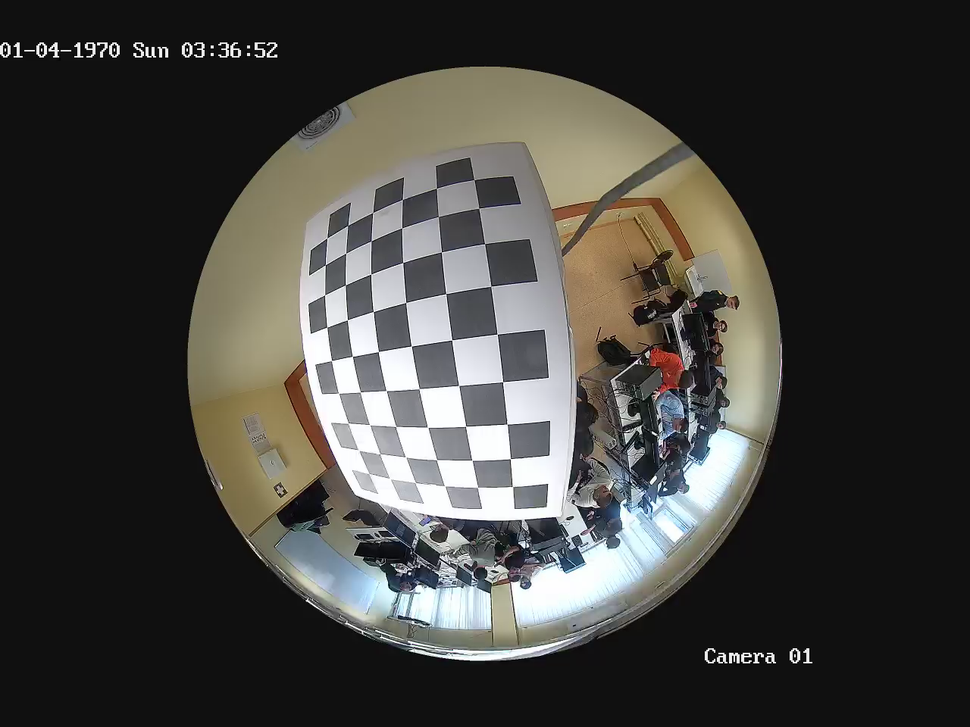
#> input picture images/frame10.png, 970 x 727 px, shrunk from 1280 x 960 before the run, given in place of the camera
$ python see5.py
#> lines starting #> are read from the running program, lines starting #| are printed output that depends on the picture; after the words box and inside, x2 and y2 are one past the last pixel; in counts of white or black regions, pixels touching at a corner belong together
import cv2
import numpy as np

#cap = cv2.VideoCapture("C:/Users/admin/Desktop/Mash/robotCam_1.avi")
#cap = cv2.VideoCapture(0)

def nothing(args): pass

cv2.namedWindow("setup")
cv2.createTrackbar("b1", "setup", 0, 255, nothing)
cv2.createTrackbar("g1", "setup", 0, 255, nothing)
cv2.createTrackbar("r1", "setup", 88, 255, nothing)
cv2.createTrackbar("b2", "setup", 148, 255, nothing)
cv2.createTrackbar("g2", "setup", 158, 255, nothing)
cv2.createTrackbar("r2", "setup", 255, 255, nothing)

fn = cv2.VideoCapture(0)


while True:
    ret, img = fn.read()
#> img is the input picture: shape (727, 970, 3); mean B, G, R 61.4, 65.2, 66.1
    img = cv2.medianBlur(img, 11)
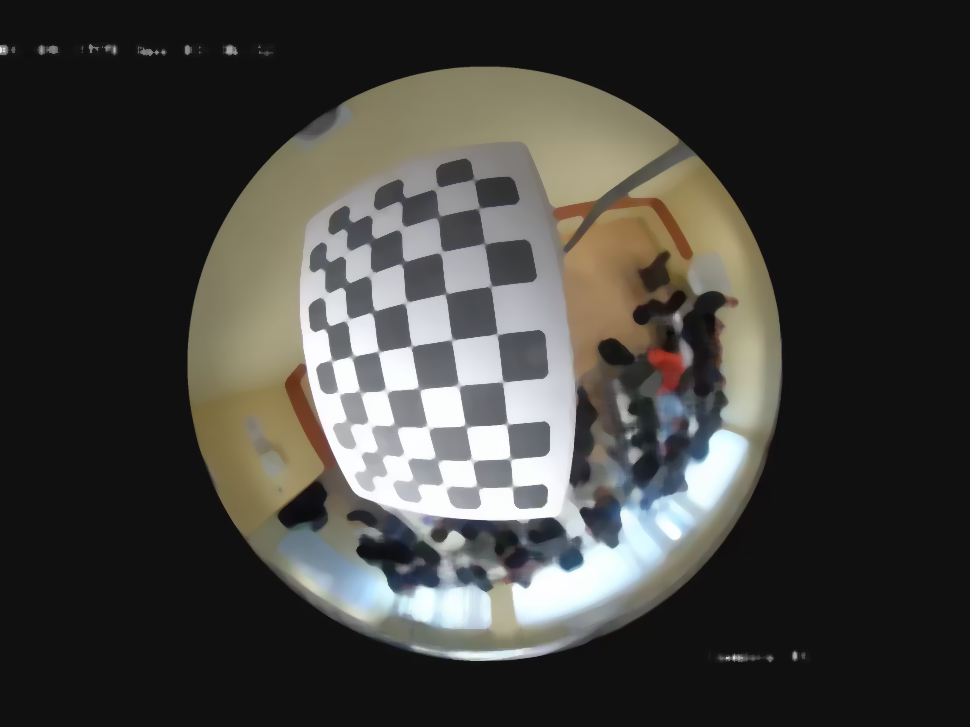
#> img: shape (727, 970, 3); mean B, G, R 61, 64.7, 65.7

    r1 = cv2.getTrackbarPos('r1', 'setup')
    g1 = cv2.getTrackbarPos('g1', 'setup')
    b1 = cv2.getTrackbarPos('b1', 'setup')
    r2 = cv2.getTrackbarPos('r2', 'setup')
    g2 = cv2.getTrackbarPos('g2', 'setup')
    b2 = cv2.getTrackbarPos('b2', 'setup')

    min_p = (b1, g1, r1)
    max_p = (b2, g2, r2)

    img_g = cv2.inRange(img, min_p, max_p)
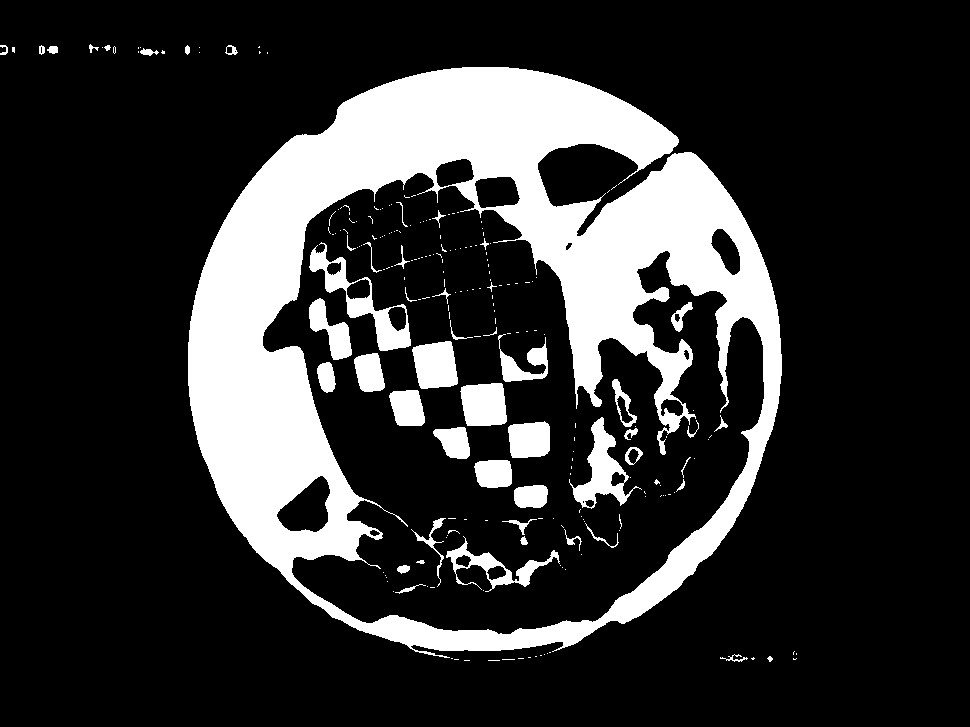
#> img_g: shape (727, 970); 19.8% white; 228 white regions (176 under 20 px), largest, box (x1, y1, x2, y2) and area: (188, 67, 782, 658) 118126, (309, 242, 411, 351) 2478, (569, 417, 642, 509) 2159
    result = cv2.bitwise_and(img, img, mask=img_g)
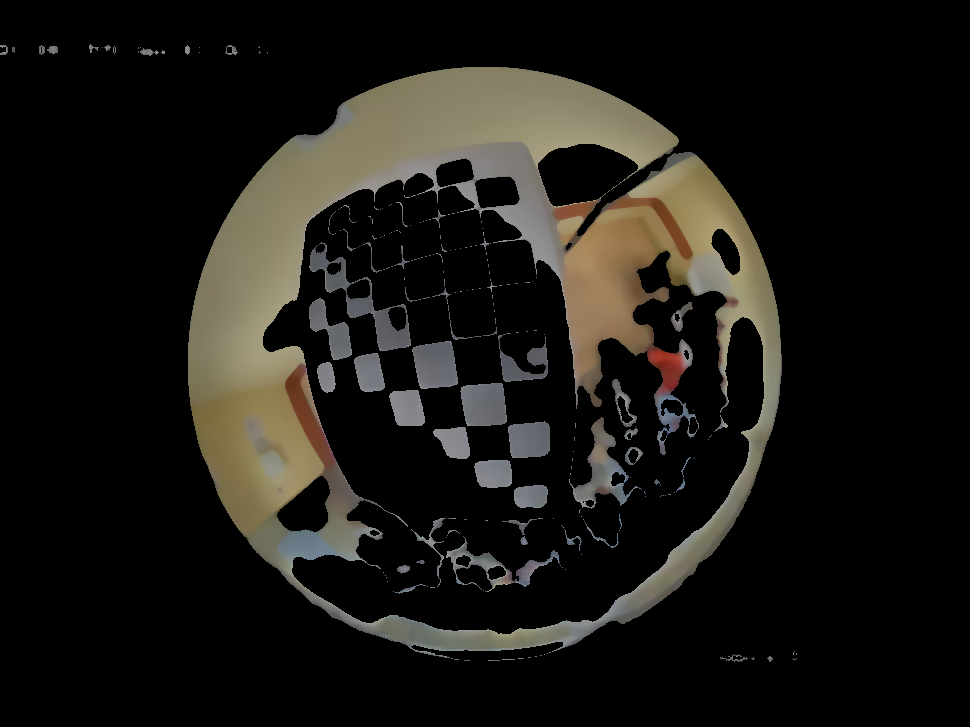
#> result: shape (727, 970, 3); mean B, G, R 20.3, 24.5, 26.2

    cv2.imshow("or", img)
    cv2.imshow("mask", img_g)
    cv2.imshow("result", result)

    if cv2.waitKey(33) & 0xFF == ord('q'):
#> (key q is pressed here)
         break

fn.release()
cv2.destroyAllWindows()

$ run again, on images/frame110.png
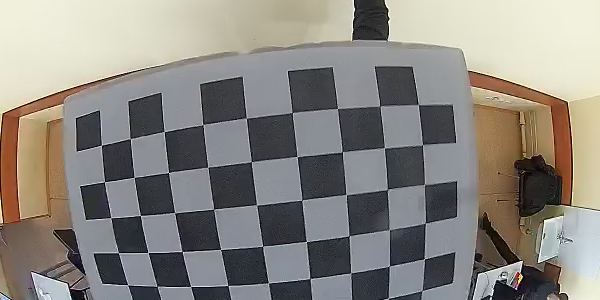
#> input picture images/frame110.png, 600 x 300 px, given in place of the camera
#> img is the input picture: shape (300, 600, 3); mean B, G, R 129.2, 134.8, 138.8
#> `img_g = cv2.inRange(img, min_p, max_p)`:
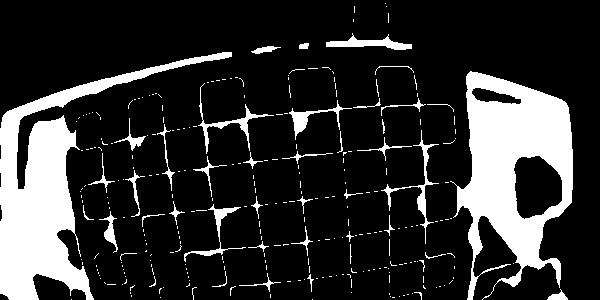
#> img_g: shape (300, 600); 18.6% white; 286 white regions (243 under 20 px), largest, box (x1, y1, x2, y2) and area: (450, 71, 573, 300) 13807, (0, 52, 232, 300) 13598, (381, 130, 439, 244) 603
#> `result = cv2.bitwise_and(img, img, mask=img_g)`:
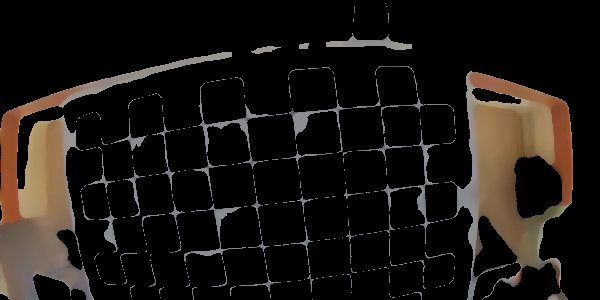
#> result: shape (300, 600, 3); mean B, G, R 17.9, 21.4, 25.8

$ run again, on images/frame111.png
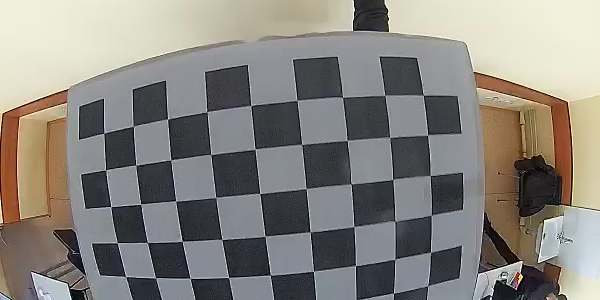
#> input picture images/frame111.png, 600 x 300 px, given in place of the camera
#> img is the input picture: shape (300, 600, 3); mean B, G, R 127, 132.1, 135.9
#> `img_g = cv2.inRange(img, min_p, max_p)`:
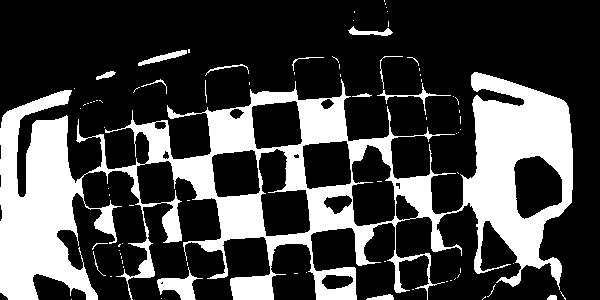
#> img_g: shape (300, 600); 27.2% white; 81 white regions (65 under 20 px), largest, box (x1, y1, x2, y2) and area: (0, 72, 573, 300) 46758, (157, 267, 203, 300) 622, (138, 50, 187, 66) 255
#> `result = cv2.bitwise_and(img, img, mask=img_g)`:
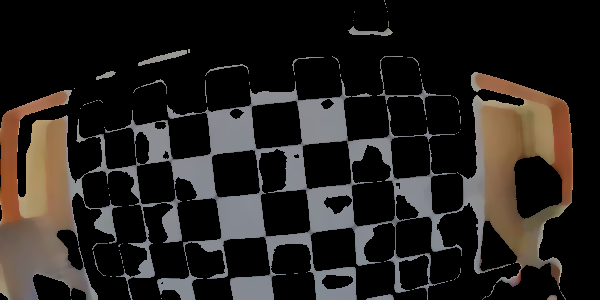
#> result: shape (300, 600, 3); mean B, G, R 30.6, 33.3, 37.1

$ run again, on images/frame113.png
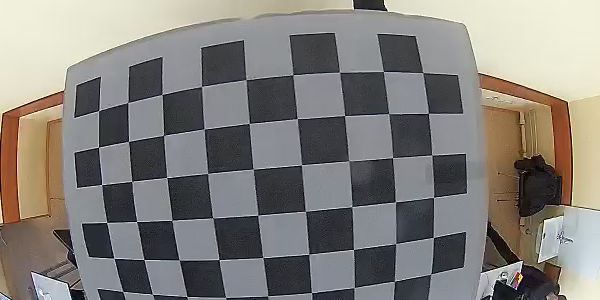
#> input picture images/frame113.png, 600 x 300 px, given in place of the camera
#> img is the input picture: shape (300, 600, 3); mean B, G, R 123.9, 128, 131.5
#> `img_g = cv2.inRange(img, min_p, max_p)`:
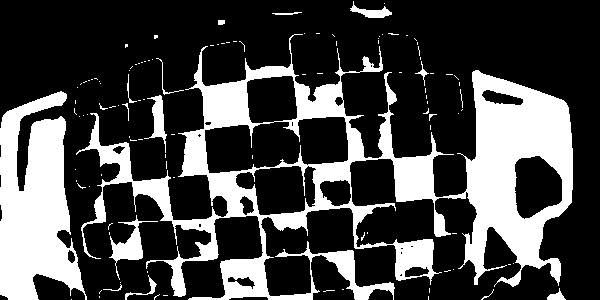
#> img_g: shape (300, 600); 27.6% white; 113 white regions (97 under 20 px), largest, box (x1, y1, x2, y2) and area: (76, 34, 573, 300) 35624, (0, 91, 87, 300) 11595, (109, 215, 158, 280) 776
#> `result = cv2.bitwise_and(img, img, mask=img_g)`:
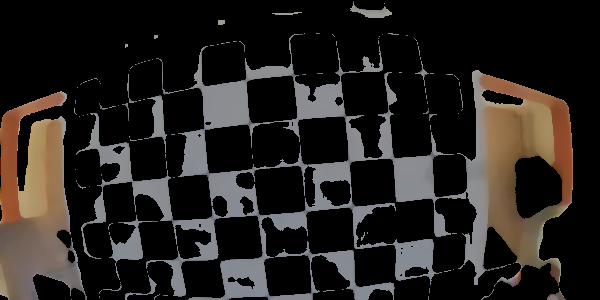
#> result: shape (300, 600, 3); mean B, G, R 31.7, 34.3, 38
